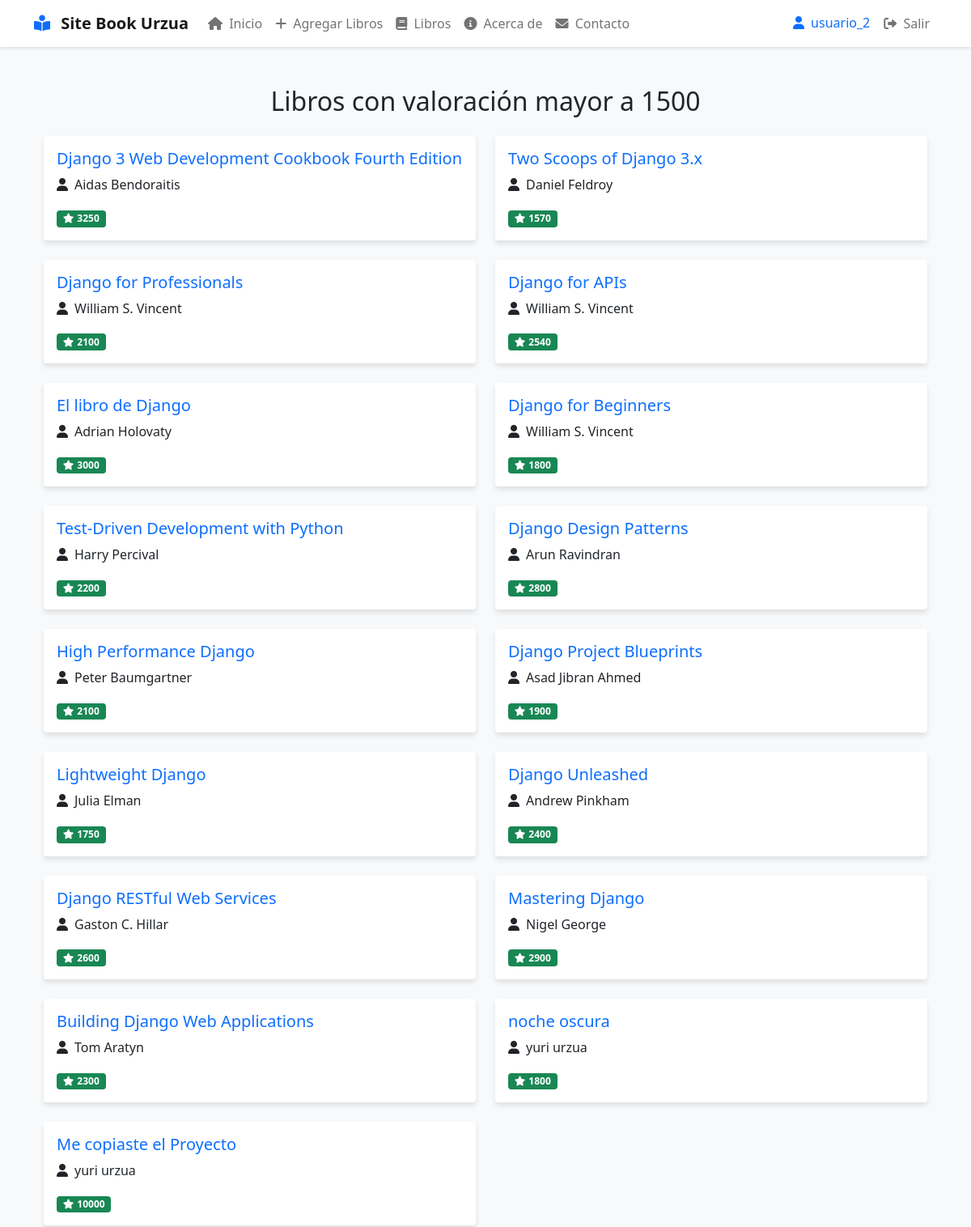
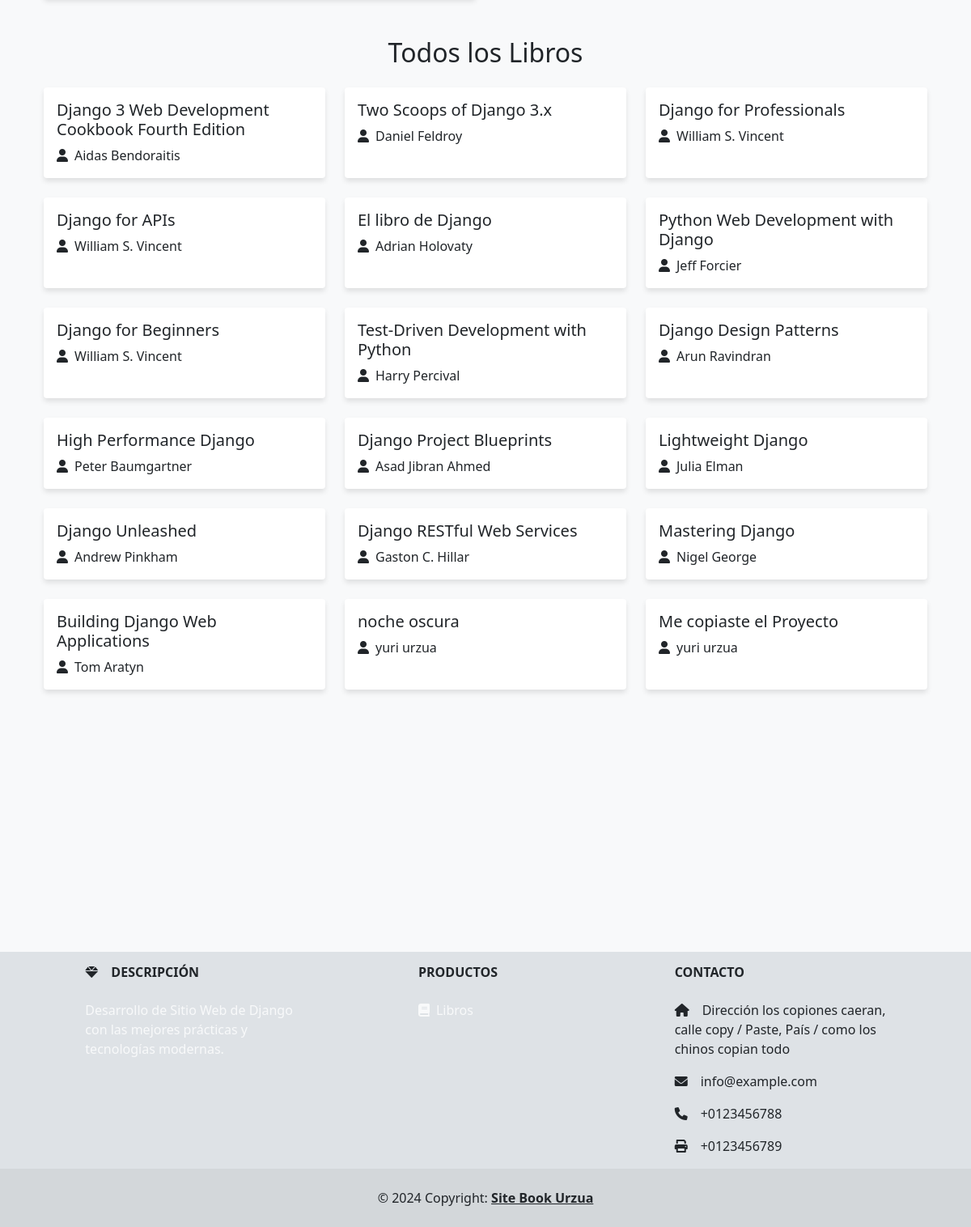
Page /listbook/ (signed in) on the committed database (2 pictures, top to bottom).
### libros/models.py (models this page shows, shortened)
class Libro(models.Model):
    titulo = models.CharField(max_length=200)
    autor = models.CharField(max_length=100)
    valoracion = models.IntegerField()
    fecha_creacion = models.DateTimeField(auto_now_add=True)
    fecha_modificacion = models.DateTimeField(auto_now=True)
    class Meta:
        verbose_name = 'Libro'
        verbose_name_plural = 'Libros'
        permissions = [
            ("development", "Permiso como Desarrollador"),
            ("scrum_master", "Permiso como Scrum Master"),
            ("product_owner", "Permiso como Product Owner"),
        ]

### libros/views.py (the view)
# urls.py: path('listbook/', views.listbook, name='listbook'),
@login_required
def listbook(request):
    libros_valorados = Libro.objects.filter(valoracion__gt=1500)
    todos_los_libros = Libro.objects.all()
    context = {
        'libros_valorados': libros_valorados,
        'todos_los_libros': todos_los_libros
    }
    return render(request, 'libros/listbook.html', context)

### libros/templates/libros/listbook.html
{% extends 'layout.html' %} {% block content %}
<div class="container py-4">
  {% if user.is_authenticated %}
  <div class="mb-5">
    <h2 class="text-center mb-4">Libros con valoración mayor a 1500</h2>
    <div class="row g-4">
      {% if libros_valorados %} {% for libro in libros_valorados %}
      <div class="col-md-6">
        <div class="card h-100">
          <div class="card-body">
            <h5 class="card-title text-primary">{{ libro.titulo }}</h5>
            <p class="card-text">
              <i class="fas fa-user me-2"></i>{{ libro.autor }}
            </p>
            <p class="card-text">
              <span class="badge bg-success">
                <i class="fas fa-star me-1"></i>{{ libro.valoracion }}
              </span>
            </p>
          </div>
        </div>
      </div>
      {% endfor %} {% else %}
      <div class="alert alert-info">
        No hay libros con valoración mayor a 1500.
      </div>
      {% endif %}
    </div>
  </div>
  <div>
    <h2 class="text-center mb-4">Todos los Libros</h2>
    <div class="row g-4">
      {% if todos_los_libros %} {% for libro in todos_los_libros %}
      <div class="col-md-4">
        <div class="card h-100">
          <div class="card-body">
            <h5 class="card-title">{{ libro.titulo }}</h5>
            <p class="card-text">
              <i class="fas fa-user me-2"></i>{{ libro.autor }}
            </p>
          </div>
        </div>
      </div>
      {% endfor %} {% else %}
      <div class="alert alert-info">No hay libros disponibles.</div>
      {% endif %}
    </div>
  </div>
  {% else %}
  <div class="alert alert-warning text-center">
    <h4>Acceso Restringido</h4>
    <p>Debes iniciar sesión para ver el contenido.</p>
    <a href="{% url 'login' %}" class="btn btn-primary">Iniciar Sesión</a>
  </div>
  {% endif %}
</div>
{% endblock %}

### libros/templates/navbar.html (shortened to what this page needs)
<nav class="navbar navbar-expand-lg navbar-light bg-white">
  <div class="container">
    <a class="navbar-brand fw-bold" href="{% url 'index' %}">
      <i class="fas fa-book-reader text-primary me-2"></i>
      Site Book Urzua
    </a>
    <div class="collapse navbar-collapse" id="navbarNav">
      <ul class="navbar-nav me-auto">
        <li class="nav-item">
          <a class="nav-link" href="{% url 'index' %}">
            <i class="fas fa-home me-1"></i> Inicio
          </a>
        </li>
        {% if user.is_authenticated %}
        <li class="nav-item">
          <a class="nav-link" href="{% url 'inputbook' %}">
            <i class="fas fa-plus me-1"></i> Agregar Libros
          </a>
        </li>
        <li class="nav-item">
          <a class="nav-link" href="{% url 'listbook' %}">
            <i class="fas fa-book me-1"></i> Libros
          </a>
        </li>
        {% endif %}
        <li class="nav-item">
          <a class="nav-link" href="{% url 'about' %}">
            <i class="fas fa-info-circle me-1"></i> Acerca de
          </a>
        </li>
        <li class="nav-item">
          <a class="nav-link" href="{% url 'contact' %}">
            <i class="fas fa-envelope me-1"></i> Contacto
          </a>
        </li>
      </ul>
      <ul class="navbar-nav">
        {% if user.is_authenticated %}
        <li class="nav-item">
          <span class="nav-link text-primary">
            <i class="fas fa-user me-1"></i> {{ user.username }}
          </span>
        </li>
        <li class="nav-item">
          <form method="POST" action="{% url 'logout' %}" class="d-inline">
            <button type="submit" class="nav-link btn btn-link">
              <i class="fas fa-sign-out-alt me-1"></i> Salir
            </button>
          </form>
        </li>
        {% endif %}
      </ul>
    </div>
  </div>
</nav>

### libros/templates/layout.html (style rules this page uses)
body { min-height: 100vh; display: flex; flex-direction: column; background-color: #f8f9fa; }
.container { flex: 1; }
.navbar { box-shadow: 0 2px 4px rgba(0, 0, 0, 0.1); }
.card { transition: all 0.3s ease; border: none; box-shadow: 0 4px 6px rgba(0, 0, 0, 0.1); }

### rows in the picture
Libro: titulo "Django 3 Web Development Cookbook Fourth Edition", autor "Aidas Bendoraitis", valoracion "3250"
Libro: titulo "Two Scoops of Django 3.x", autor "Daniel Feldroy", valoracion "1570"
Libro: titulo "Django for Professionals", autor "William S. Vincent", valoracion "2100"
Libro: titulo "Django for APIs", autor "William S. Vincent", valoracion "2540"
Libro: titulo "El libro de Django", autor "Adrian Holovaty", valoracion "3000"
Libro: titulo "Django for Beginners", autor "William S. Vincent", valoracion "1800"
Libro: titulo "Test-Driven Development with Python", autor "Harry Percival", valoracion "2200"
Libro: titulo "Django Design Patterns", autor "Arun Ravindran", valoracion "2800"
Libro: titulo "High Performance Django", autor "Peter Baumgartner", valoracion "2100"
Libro: titulo "Django Project Blueprints", autor "Asad Jibran Ahmed", valoracion "1900"
Libro: titulo "Lightweight Django", autor "Julia Elman", valoracion "1750"
Libro: titulo "Django Unleashed", autor "Andrew Pinkham", valoracion "2400"
Libro: titulo "Django RESTful Web Services", autor "Gaston C. Hillar", valoracion "2600"
Libro: titulo "Mastering Django", autor "Nigel George", valoracion "2900"
Libro: titulo "Building Django Web Applications", autor "Tom Aratyn", valoracion "2300"
Libro: titulo "noche oscura", autor "yuri urzua", valoracion "1800"
Libro: titulo "Me copiaste el Proyecto", autor "yuri urzua", valoracion "10000"
Libro: titulo "Python Web Development with Django", autor "Jeff Forcier"

### other values in the picture
{{ user.username }} "usuario_2"
